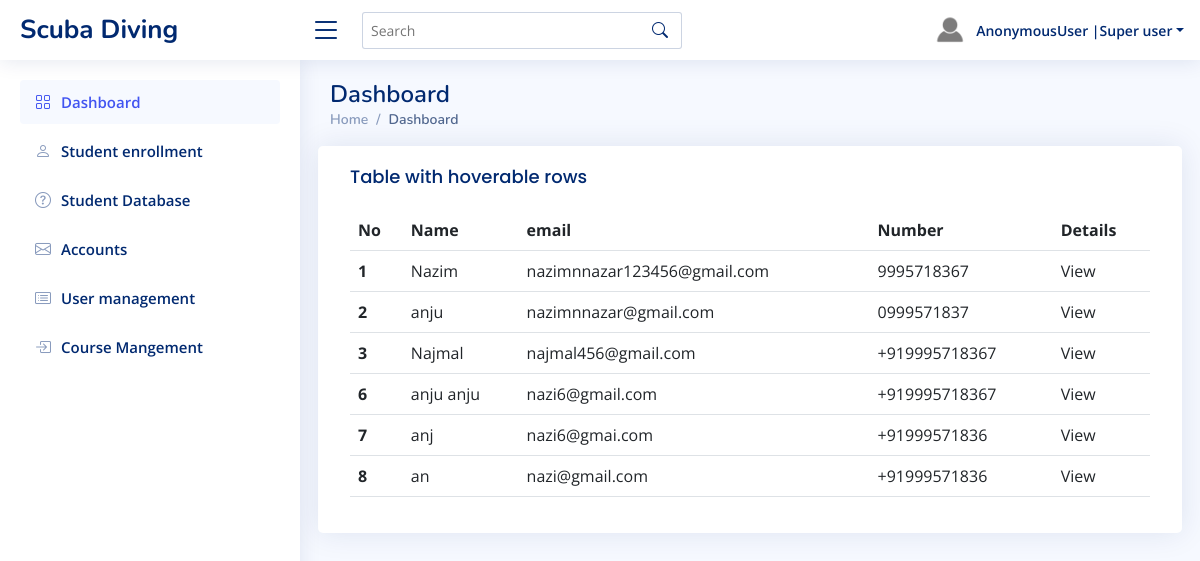
The app's page /admin_main/admin_main with its own data.
### core/models.py (models this page shows, shortened)
class student(models.Model):
    student_name = models.CharField(max_length=255)
    police_verification = models.BooleanField(default=False)
    id_idcard = models.CharField(max_length=255, blank=True)
    student_image = models.ImageField(upload_to='student_images/', blank=True)
    email = models.EmailField(unique=True)
    relastion_with_contact_person = models.CharField(max_length=255, blank=True)
    alternative_contact_number = models.CharField(max_length=20, blank=True)
    contact_number = models.CharField(max_length=20, blank=True)
    address = models.TextField(blank=True)
    date_of_birth = models.DateField(null=False)
    student_father_name = models.CharField(max_length=255, blank=True)

### admin_main/views.py (the view)
# urls.py: path('admin_main',views.admin_main,name='admin_main'),
def admin_main(request):
    st = student.objects.all()
    return render(request,'admin_mainn.html',{'st':st})

### templates/admin_mainn.html (shortened to what this page needs)
{% load static %}
<!DOCTYPE html>
<html lang="en">
<head>
  <link href="{% static 'assets/vendor/bootstrap/css/bootstrap.min.css' %}" rel="stylesheet">
  <link href="{% static 'assets/vendor/bootstrap-icons/bootstrap-icons.css' %}" rel="stylesheet">
  <link href="{% static 'assets/vendor/boxicons/css/boxicons.min.css' %}" rel="stylesheet">
  <link href="{% static 'assets/vendor/quill/quill.snow.css' %}" rel="stylesheet">
  <link href="{% static 'assets/vendor/quill/quill.bubble.css' %}" rel="stylesheet">
  <link href="{% static 'assets/vendor/remixicon/remixicon.css' %}" rel="stylesheet">
  <link href="{% static 'assets/vendor/simple-datatables/style.css' %}" rel="stylesheet">
  <link href="{% static 'assets/css/style.css' %}" rel="stylesheet">
</head>
<body>
<header id="header" class="header fixed-top d-flex align-items-center">
    <div class="d-flex align-items-center justify-content-between">
        <a href="index.html" class="logo d-flex align-items-center">
            <span class="d-none d-lg-block">Scuba Diving</span>
        </a>
        <i class="bi bi-list toggle-sidebar-btn"></i>
    </div>
    <div class="search-bar">
        <form class="search-form d-flex align-items-center" method="POST" action="#">
            <input type="text" name="query" placeholder="Search" title="Enter search keyword">
            <button type="submit" title="Search"><i class="bi bi-search"></i></button>
        </form>
    </div>
    <nav class="header-nav ms-auto">
        <ul class="d-flex align-items-center">
            <li class="nav-item dropdown pe-3">
                <a class="nav-link nav-profile d-flex align-items-center pe-0" href="#" data-bs-toggle="dropdown">
                    <img src="{% static 'assets/img/profile-icon-nop.png' %}" alt="Profile" class="rounded-circle">
                    <span class="d-none d-md-block dropdown-toggle ps-2">{{user}} |Super user</span>
                </a>
            </li>
        </ul>
    </nav>
</header>
  <aside id="sidebar" class="sidebar">
    <ul class="sidebar-nav" id="sidebar-nav">
      <li class="nav-item">
        <a class="nav-link " href="index.html">
          <i class="bi bi-grid"></i>
          <span>Dashboard</span>
        </a>
      </li>
      <li class="nav-item">
        <a class="nav-link collapsed" href="{% url 'errorpage' %}">
          <i class="bi bi-person"></i>
          <span>Student enrollment</span>
        </a>
      </li>
      <li class="nav-item">
        <a class="nav-link collapsed" href="{% url 'errorpage' %}">
          <i class="bi bi-question-circle"></i>
          <span>Student Database</span>
        </a>
      </li>
      <li class="nav-item">
        <a class="nav-link collapsed" href="{% url 'errorpage' %}">
          <i class="bi bi-envelope"></i>
          <span>Accounts</span>
        </a>
      </li>
      <li class="nav-item">
        <a class="nav-link collapsed" href="{% url 'errorpage' %}">
          <i class="bi bi-card-list"></i>
          <span>User management</span>
        </a>
      </li>
      <li class="nav-item">
        <a class="nav-link collapsed" href="{% url 'errorpage' %}">
          <i class="bi bi-box-arrow-in-right"></i>
          <span>Course Mangement</span>
        </a>
      </li>
    </ul>
  </aside>
  <main id="main" class="main">
    <div class="pagetitle">
        <h1>Dashboard</h1>
        <nav>
            <ol class="breadcrumb">
                <li class="breadcrumb-item"><a href="index.html">Home</a></li>
                <li class="breadcrumb-item active">Dashboard</li>
            </ol>
        </nav>
    </div>
  <section class="section">
    <div class="row">
        <div class="card">
            <div class="card-body">
            <h5 class="card-title">Table with hoverable rows</h5>
            <table class="table table-hover">
              <thead>
                <tr>
                  <th scope="col">No</th>
                  <th scope="col">Name</th>
                  <th scope="col">email</th>
                  <th scope="col">Number</th>
                  <th scope="col">Details</th>
                </tr>
              </thead>
              <tbody>
                {% for i in st %}
                <tr>
                  <th scope="row">{{i.id }}</th>
                  <td>{{i.student_name}}</td>
                  <td>{{i.email}}</td>
                  <td>{{i.contact_number}}</td>
                  <td>View</td>
                </tr>
                {% endfor %}
              </tbody>
            </table>
        </div>
      </div>
    </div>
  </section>
</body>
</html>

### static/assets/css/style.css (style rules this page uses)
:root { scroll-behavior: smooth; }
body { font-family: "Open Sans", sans-serif; background: #f6f9ff; color: #444444; }
a { color: #4154f1; text-decoration: none; }
h1, h2, h3, h4, h5, h6 { font-family: "Nunito", sans-serif; }
#main { margin-top: 60px; padding: 20px 30px; transition: all 0.3s; }
.pagetitle { margin-bottom: 10px; }
.pagetitle h1 { font-size: 24px; margin-bottom: 0; font-weight: 600; color: #012970; }
.card { margin-bottom: 30px; border: none; border-radius: 5px; box-shadow: 0px 0 30px rgba(1, 41, 112, 0.1); }
.card-title { padding: 20px 0 15px 0; font-size: 18px; font-weight: 500; color: #012970; font-family: "Poppins", sans-serif; }
.card-body { padding: 0 20px 20px 20px; }
.breadcrumb { font-size: 14px; font-family: "Nunito", sans-serif; color: #899bbd; font-weight: 600; }
.breadcrumb a { color: #899bbd; transition: 0.3s; }
.breadcrumb .breadcrumb-item::before { color: #899bbd; }
.breadcrumb .active { color: #51678f; font-weight: 600; }
.logo { line-height: 1; }
@media (min-width: 1200px) { .logo { width: 280px; } }
.logo span { font-size: 26px; font-weight: 700; color: #012970; font-family: "Nunito", sans-serif; }
.header { transition: all 0.5s; z-index: 997; height: 60px; box-shadow: 0px 2px 20px rgba(1, 41, 112, 0.1); background-color: #fff; padding-left: 20px; }
.header .toggle-sidebar-btn { font-size: 32px; padding-left: 10px; cursor: pointer; color: #012970; }
.header .search-bar { min-width: 360px; padding: 0 20px; }
.header .search-form { width: 100%; }
.header .search-form input { border: 0; font-size: 14px; color: #012970; border: 1px solid rgba(1, 41, 112, 0.2); padding: 7px 38px 7px 8px; border-radius: 3px; transition: 0.3s; width: 100%; }
.header .search-form button { border: 0; padding: 0; margin-left: -30px; background: none; }
.header .search-form button i { color: #012970; }
.header-nav ul { list-style: none; }
.header-nav>ul { margin: 0; padding: 0; }
.header-nav .nav-profile { color: #012970; }
.header-nav .nav-profile img { max-height: 36px; }
.header-nav .nav-profile span { font-size: 14px; font-weight: 600; }
.sidebar { position: fixed; top: 60px; left: 0; bottom: 0; width: 300px; z-index: 996; transition: all 0.3s; padding: 20px; overflow-y: auto; scrollbar-width: thin; scrollbar-color: #aab7cf transparent; box-shadow: 0px 0px 20px rgba(1, 41, 112, 0.1); background-color: #fff; }
@media (min-width: 1200px) { #main, #footer { margin-left: 300px; } }
.sidebar-nav { padding: 0; margin: 0; list-style: none; }
.sidebar-nav li { padding: 0; margin: 0; list-style: none; }
.sidebar-nav .nav-item { margin-bottom: 5px; }
.sidebar-nav .nav-link { display: flex; align-items: center; font-size: 15px; font-weight: 600; color: #4154f1; transition: 0.3; background: #f6f9ff; padding: 10px 15px; border-radius: 4px; }
.sidebar-nav .nav-link i { font-size: 16px; margin-right: 10px; color: #4154f1; }
.sidebar-nav .nav-link.collapsed { color: #012970; background: #fff; }
.sidebar-nav .nav-link.collapsed i { color: #899bbd; }

### records on screen
student: id "1", student_name "Nazim", email "nazimnnazar123456@gmail.com", contact_number "9995718367"
student: id "2", student_name "anju", email "nazimnnazar@gmail.com", contact_number "0999571837"
student: id "3", student_name "Najmal", email "najmal456@gmail.com", contact_number "+919995718367"
student: id "6", student_name "anju anju", email "nazi6@gmail.com", contact_number "+919995718367"
student: id "7", student_name "anj", email "nazi6@gmai.com", contact_number "+91999571836"
student: id "8", student_name "an", email "nazi@gmail.com", contact_number "+91999571836"

### other values on screen
{{ user }} "AnonymousUser"
